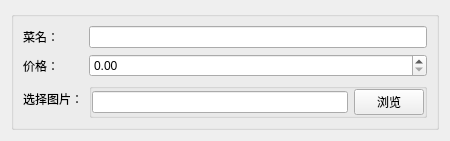
<?xml version="1.0" encoding="UTF-8"?>
<ui version="4.0">
 <class>DishInfoWidget</class>
 <widget class="QWidget" name="DishInfoWidget">
  <property name="geometry">
   <rect>
    <x>0</x>
    <y>0</y>
    <width>450</width>
    <height>132</height>
   </rect>
  </property>
  <property name="windowTitle">
   <string>Form</string>
  </property>
  <layout class="QGridLayout" name="gridLayout">
   <item row="0" column="0">
    <widget class="QGroupBox" name="groupBox">
     <property name="title">
      <string/>
     </property>
     <layout class="QFormLayout" name="formLayout">
      <item row="0" column="0">
       <widget class="QLabel" name="label">
        <property name="text">
         <string>菜名：</string>
        </property>
       </widget>
      </item>
      <item row="0" column="1">
       <widget class="QLineEdit" name="lineEdit_name"/>
      </item>
      <item row="1" column="0">
       <widget class="QLabel" name="label_2">
        <property name="text">
         <string>价格：</string>
        </property>
       </widget>
      </item>
      <item row="1" column="1">
       <widget class="QDoubleSpinBox" name="doubleSpinBox_price"/>
      </item>
      <item row="2" column="0">
       <widget class="QLabel" name="label_3">
        <property name="text">
         <string>选择图片：</string>
        </property>
       </widget>
      </item>
      <item row="2" column="1">
       <widget class="QGroupBox" name="groupBox_2">
        <property name="title">
         <string/>
        </property>
        <layout class="QHBoxLayout" name="horizontalLayout">
         <property name="leftMargin">
          <number>0</number>
         </property>
         <property name="topMargin">
          <number>0</number>
         </property>
         <property name="rightMargin">
          <number>0</number>
         </property>
         <property name="bottomMargin">
          <number>0</number>
         </property>
         <item>
          <widget class="QLineEdit" name="lineEdit_path"/>
         </item>
         <item>
          <widget class="QPushButton" name="pushButton_browse">
           <property name="maximumSize">
            <size>
             <width>70</width>
             <height>34</height>
            </size>
           </property>
           <property name="text">
            <string>浏览</string>
           </property>
          </widget>
         </item>
        </layout>
       </widget>
      </item>
     </layout>
    </widget>
   </item>
  </layout>
 </widget>
 <resources/>
 <connections/>
</ui>
